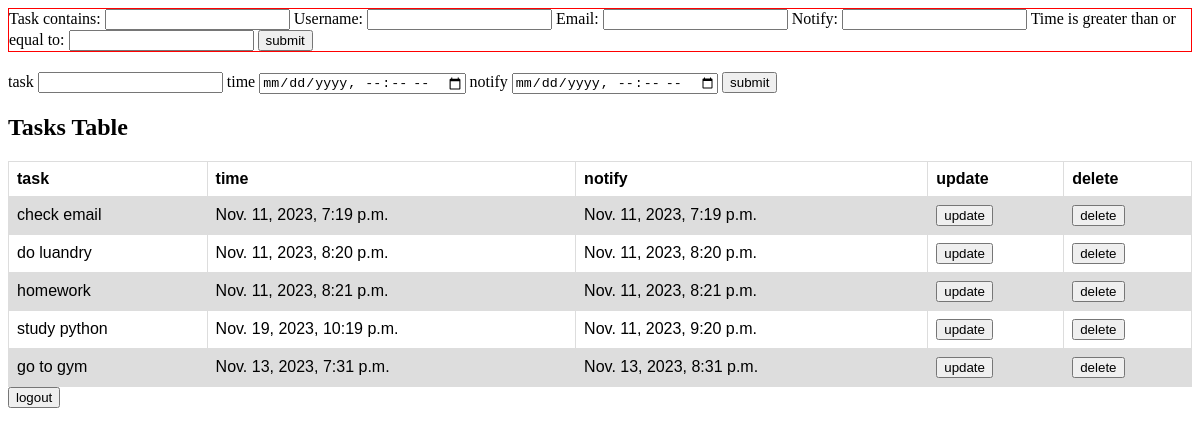
Screenshot of /to_do_list/ (signed in) with the database file from the repository.
### to_do_list/models.py (models this page shows)
class Task(models.Model):
    task = models.CharField(max_length=100 , null=True)
    username = models.CharField(max_length=100 , null=True)
    email = models.EmailField(null=True , blank=True)
    time = models.DateTimeField(null=True , blank=True)
    notify = models.DateTimeField(null=True , blank=True)

### to_do_list/views.py (the view)
# urls.py: path("" , views.index , name="index"),
def index(request):
    if not request.user.is_authenticated:
        return HttpResponseRedirect(reverse("login"))
    tasks = Task.objects.filter(username=request.user.username)
    myfilter =  Orderfilter(request.GET , queryset = tasks)
    tasks = myfilter.qs
    return render(request , "to_do_list/home.html" , {
        "tasks" : tasks , 'myfilter' : myfilter
    } )

### to_do_list/templates/to_do_list/home.html (shortened to what this page needs)
<!DOCTYPE html>
<html lang="en">
<head>
</head>
<body>
  <div style="border : 1px solid red ; margin-bottom : 20px">
    <form action="" method = "get">
        {{myfilter.form}}
      <button type="submit"> submit</button>
    </form>
    </div>
    <form action="{% url 'add' %}" method="post" class="main-form">
        <label for="task"> task</label>
        <input type="text" name="task">
        <label for="time">time</label>
        <input type="datetime-local" name="time">
        <label for="notify">notify</label>
        <input type="datetime-local" name="notify">
        <button  class="main-button" type="submit"> submit</button>
    </form>
    <h2>Tasks Table</h2>
<table>
  <tr>
    <th>task</th>
    <th>time</th>
    <th>notify</th>
    <th>update</th>
    <th>delete</th>
  </tr>
  {% for x in tasks %}
  <tr>
    <td> {{x.task}} </td>
    <td> {{x.time}} </td>
    <td> {{x.notify}} </td>
    <td> <a href=""> <button>update</button> </a> </td>
    <td> <a href="{% url 'delete' x.id %}"> <button>delete</button> </a> </td>
  </tr>
  {% endfor %}
</table>
<a href="{% url 'logout' %}"><button>logout</button></a>
</body>
</html>

### to_do_list/templates/to_do_list/home.html (style rules this page uses)
table { font-family: arial, sans-serif; border-collapse: collapse; width: 100%; }
td, th { border: 1px solid #dddddd; text-align: left; padding: 8px; }
tr:nth-child(even) { background-color: #dddddd; }

### rows the page displays
Task: task "check email", time "Nov. 11, 2023, 7:19 p.m.", notify "Nov. 11, 2023, 7:19 p.m."
Task: task "do luandry", time "Nov. 11, 2023, 8:20 p.m.", notify "Nov. 11, 2023, 8:20 p.m."
Task: task "homework", time "Nov. 11, 2023, 8:21 p.m.", notify "Nov. 11, 2023, 8:21 p.m."
Task: task "study python", time "Nov. 19, 2023, 10:19 p.m.", notify "Nov. 11, 2023, 9:20 p.m."
Task: task "go to gym", time "Nov. 13, 2023, 7:31 p.m.", notify "Nov. 13, 2023, 8:31 p.m."
